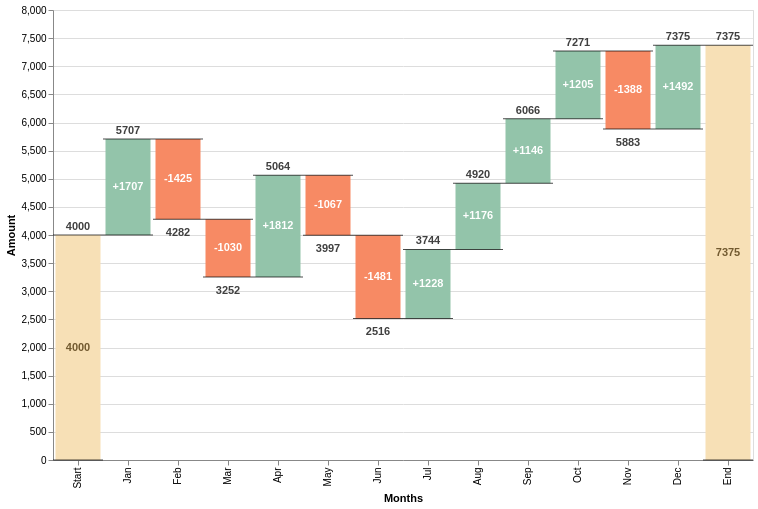

This figure's Vega-Lite source:
### Vega-Lite specification from a JSON file in a GitHub repository (floating-point values rounded to 4 significant figures)
{"$schema": "https://vega.github.io/schema/vega-lite/v2.json", "data": {"values": [{"label": "Start", "amount": 4000}, {"label": "Jan", "amount": 1707}, {"label": "Feb", "amount": -1425}, {"label": "Mar", "amount": -1030}, {"label": "Apr", "amount": 1812}, {"label": "May", "amount": -1067}, {"label": "Jun", "amount": -1481}, {"label": "Jul", "amount": 1228}, {"label": "Aug", "amount": 1176}, {"label": "Sep", "amount": 1146}, {"label": "Oct", "amount": 1205}, {"label": "Nov", "amount": -1388}, {"label": "Dec", "amount": 1492}, {"label": "End", "amount": 0}]}, "width": 700, "height": 450, "transform": [{"window": [{"op": "sum", "field": "amount", "as": "sum"}]}, {"calculate": "datum.label === 'End' ? 0 : datum.sum - datum.amount", "as": "previous_amount"}, {"calculate": "datum.label === 'End' ? datum.sum : datum.amount", "as": "amount"}, {"calculate": "(datum.label !== 'End' && datum.label !== 'Start' && datum.amount > 0 ? '+' : '') + datum.amount", "as": "text_amount"}, {"calculate": "(datum.sum + datum.previous_amount) / 2", "as": "center"}, {"calculate": "datum.amount < 0 ? datum.sum : ''", "as": "sum_dec"}, {"calculate": "datum.amount > 0 ? datum.sum : ''", "as": "sum_inc"}], "layer": [{"mark": "bar", "encoding": {"x": {"field": "label", "type": "ordinal", "sort": null, "title": "Months"}, "y": {"field": "previous_amount", "type": "quantitative", "title": "Amount"}, "y2": {"field": "sum", "type": "quantitative"}, "color": {"condition": [{"test": "datum.label === 'Start' || datum.label === 'End'", "value": "#f7e0b6"}, {"test": "datum.amount < 0", "value": "#f78a64"}], "value": "#93c4aa"}}}, {"mark": {"type": "tick", "color": "black", "size": 50}, "encoding": {"x": {"field": "label", "type": "ordinal", "sort": null, "title": "Months"}, "y": {"field": "previous_amount", "type": "quantitative"}}}, {"mark": {"type": "tick", "color": "black", "size": 50}, "encoding": {"x": {"field": "label", "type": "ordinal", "sort": null, "title": "Months"}, "y": {"field": "sum", "type": "quantitative"}}}, {"mark": {"type": "text", "dy": -8, "fontWeight": "bold", "color": "#404040"}, "encoding": {"x": {"field": "label", "type": "ordinal", "sort": null, "title": "Months"}, "y": {"field": "sum_inc", "type": "quantitative"}, "text": {"field": "sum_inc", "type": "nominal"}}}, {"mark": {"type": "text", "dy": 8, "baseline": "top", "fontWeight": "bold", "color": "#404040"}, "encoding": {"x": {"field": "label", "type": "ordinal", "sort": null, "title": "Months"}, "y": {"field": "sum_dec", "type": "quantitative"}, "text": {"field": "sum_dec", "type": "nominal"}}}, {"mark": {"type": "text", "fontWeight": "bold", "baseline": "middle"}, "encoding": {"x": {"field": "label", "type": "ordinal", "sort": null, "title": "Months"}, "y": {"field": "center", "type": "quantitative"}, "text": {"field": "text_amount", "type": "nominal"}, "color": {"condition": [{"test": "datum.label === 'Start' || datum.label === 'End'", "value": "#725a30"}], "value": "white"}}}]}
